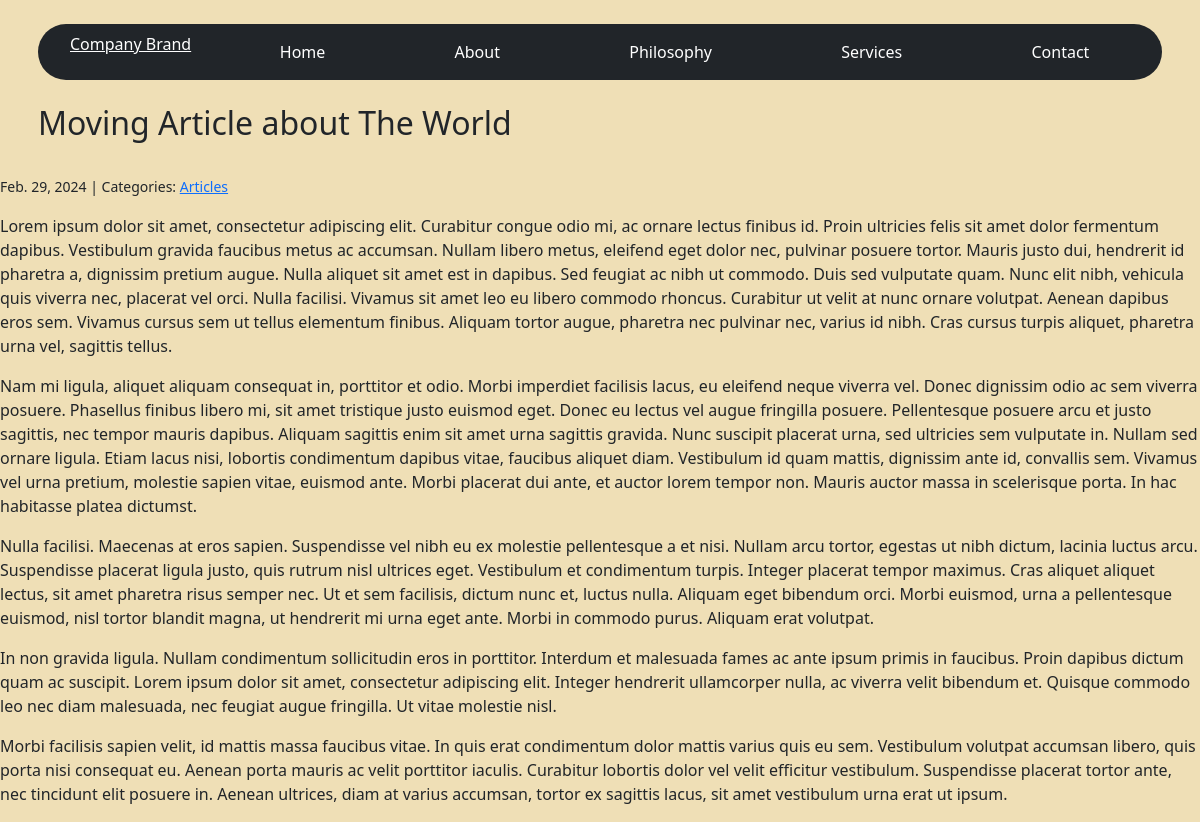
The app's page /post/2/ with its own data.
### home/models.py (models this page shows, shortened)
class Post(models.Model):
    title = models.CharField(max_length=255)
    body = models.TextField()
    created_on = models.DateTimeField(auto_now_add=True)
    last_modified = models.DateTimeField(auto_now=True)
    categories = models.ManyToManyField("Category", related_name="posts")

class Category(models.Model):
    name = models.CharField(max_length=30)
    class Meta:
        verbose_name_plural = "categories"              # Fix plural of Category Class

### home/views.py (the view)
# urls.py: path("post/<int:pk>/", views.blog_detail, name="blog_detail"),
def blog_detail(request, pk):
    post = Post.objects.get(pk=pk)
    comments = Comment.objects.filter(post=post)
    context = {
        "post": post,
        "comments":comments
    }
    return render(request, "blog/detail.html", context)

### home/templates/blog/detail.html
{% extends "navbar.html" %}
{% block page_title %}
    <h2>{{ post.title }}</h2>
{% endblock page_title %}
{% block page_content %}
    <small>
        {{ post.created_on.date }} | Categories:
        {% for category in post.categories.all %}
            <a href="{% url 'blog_category' category.name %}">
                {{ category.name }}
            </a>
        {% endfor %}
    </small>
    <p>{{ post.body | linebreaks }}</p>
{% endblock page_content %}

### home/templates/navbar.html (shortened to what this page needs)
{% load static %}
<!doctype html>
<html lang="en">
<head>
    <link href="https://cdn.jsdelivr.net/npm/bootstrap@5.3.3/dist/css/bootstrap.min.css" rel="stylesheet">
    <link rel="stylesheet" href="https://cdnjs.cloudflare.com/ajax/libs/font-awesome/5.15.4/css/all.min.css" />
    <link rel="stylesheet" href="{% static 'css/main.css'%}">
</head>
  <body>
    <div class="container px-2 py-4">
      <nav class="nav nav-pills nav-fill flex-column flex-sm-row bg-dark rounded-5 p-2 "
      style="--bs-nav-link-color: var(--bs-white); --bs-nav-pills-link-active-color: var(--bs-dark); --bs-nav-pills-link-active-bg: var(--bs-white);">
        <a class="nav-brand px-4 text-white" href="/">Company Brand</a>
        <a class="flex-sm-link nav-link rounded-5 {% if nbar == 'home' %}active{% endif %}"  href="/">Home</a>
        <a class="flex-sm-link nav-link rounded-5 {% if nbar == 'about' %}active{% endif %}" href="/about/">About</a>
        <a class="flex-sm-link nav-link rounded-5 {% if nbar == 'philosophy' %}active{% endif %}" href="/philosophy/">Philosophy</a>
        <a class="flex-sm-link nav-link rounded-5 {% if nbar == 'services' %}active{% endif %}" href="/services/">Services</a>
        <a class="flex-sm-link nav-link rounded-5 {% if nbar == 'contact' %}active{% endif %}" href="/contact/">Contact</a>
      </nav>
      <br>
      <div>{% block page_title %}{% endblock page_title %}</div>
  </div>
    {% block page_content %}{% endblock page_content  %}
  </body>
</html>

### home/static/css/main.css (style rules this page uses)
body { background-color: rgba(207, 156, 26, 0.319); }

### records on screen
Post: title "Moving Article about The World", created_on "Feb. 29, 2024", body "Lorem ipsum dolor sit amet, consectetur adipiscing elit. Curabitur congue odio mi, ac ornare lectus finibus id. Proin ultricies felis sit amet dolor fermentum dapibus. Vestibulum gravida faucibus metus ac accumsan. Nullam libero metus, eleifend eget dolor nec, pulvinar posuere tortor. Mauris justo dui, hendrerit id pharetra a, dignissim pretium augue. Nulla aliquet sit amet est in dapibus. Sed feugiat ac nibh ut commodo. Duis sed vulputate quam. Nunc elit nibh, vehicula quis viverra nec, placerat vel orci. Nulla facilisi. Vivamus sit amet leo eu libero commodo rhoncus. Curabitur ut velit at nunc ornare volutpat. Aenean dapibus eros sem. Vivamus cursus sem ut tellus elementum finibus.…"
Category: name "Articles"
